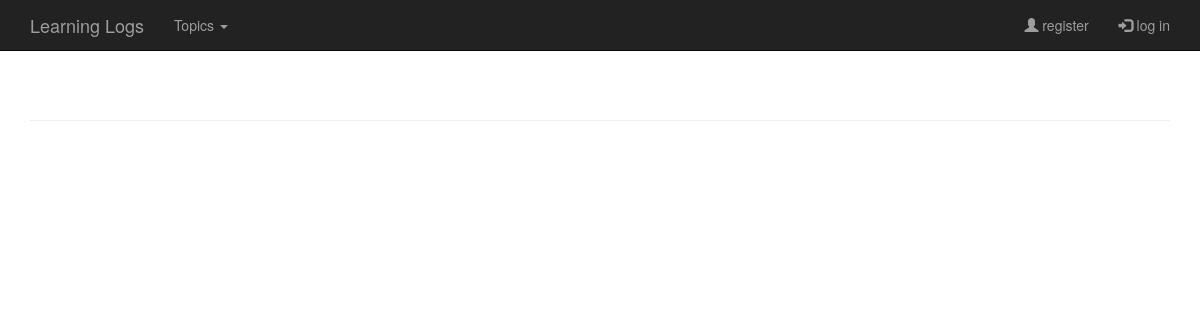
The page /public_entries/kosemoseoverdose/ on the database as committed earlier.
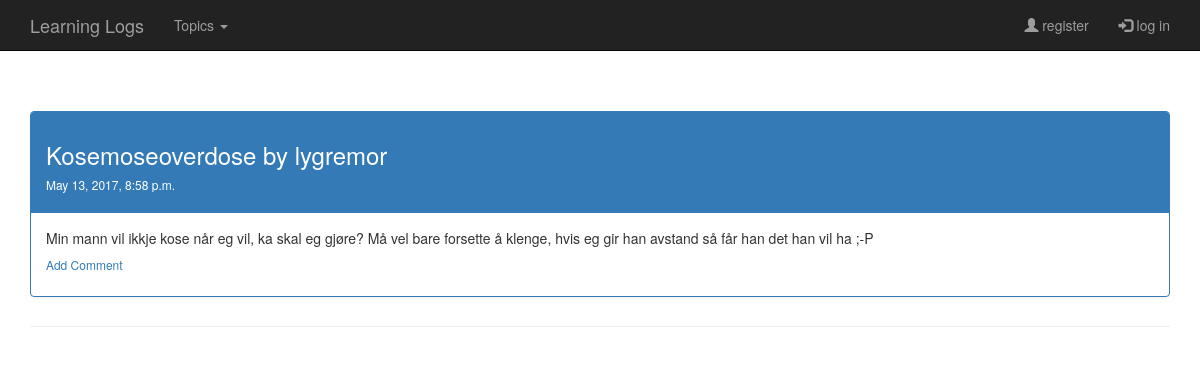
The same page on the database as committed later.
### LearningLogs/models.py (models this page shows, shortened)
class Entry(models.Model):
    topic = models.ForeignKey(Topic)
    text = models.TextField()
    date_added = models.DateTimeField(auto_now_add=True)
    public = models.BooleanField(default=False)
    class Meta:
        verbose_name_plural = 'entries'

class Topic(models.Model):
    text = models.CharField(max_length=200)
    slug = models.SlugField()
    date_added = models.DateTimeField(auto_now_add=True)
    owner = models.ForeignKey(User)
    def __unicode__(self):
        return self.text

### LearningLogs/views.py (the view)
# urls.py: url(r'^public_entries/(?P<topic_slug>\w+)/$', views.public_topics, name='public_entries'),
def public_topics(request, topic_slug):
    entries = Entry.objects.all().filter(public=True,topic__slug=topic_slug).order_by('-date_added')
    comments = Comments.objects.filter(entry__topic__slug=topic_slug)
    context = {"entries": entries, "comments": comments}
    return render(request, 'LearningLogs/public_entries.html', context)

### LearningLogs/context_processors.py (called while the page is built)
def add_variables_to_context(request):
    if request.user.is_authenticated():
        topic = Topic.objects.filter(owner=request.user)
    else:
        topic = []
    publicEntries = Entry.objects.filter(public=True)
    b = []
    publicTopics = []
    for a in publicEntries:
        if a.topic.text not in b:
            b.append(a.topic.text)
            publicTopics.append(a)
    return{"MenuTopics": topic, "publicTopics":publicTopics,}

### templates/LearningLogs/public_entries.html (shortened to what this page needs)
{% extends "LearningLogs/base.html" %}
{% block content %}
{% for entry in entries %}
    <div class="panel panel-primary">
        <div class="panel-heading">
            <h3>{{ entry.topic}} by {{ entry.topic.owner }}    </h3>
            <h6>
               {{ entry.date_added }}
            </h6>
        </div>
        <div class="panel-body">
            {{ entry.text}}
            <h6><a href="{% url 'LearningLogs:new_comment' entry.id %}">Add Comment</a> </h6>
        </div>
</div>
                {% endfor %}
{% endblock content %}

Rows that differ between the two databases and show on the page:
added Entry: topic "Kosemoseoverdose", topic.owner "lygremor", date_added "May 13, 2017, 8:58 p.m.", text "Min mann vil ikkje kose når eg vil, ka skal eg gjøre? Må vel bare forsette å klenge, hvis eg gir han avstand så får han det han vil ha ;-P"
